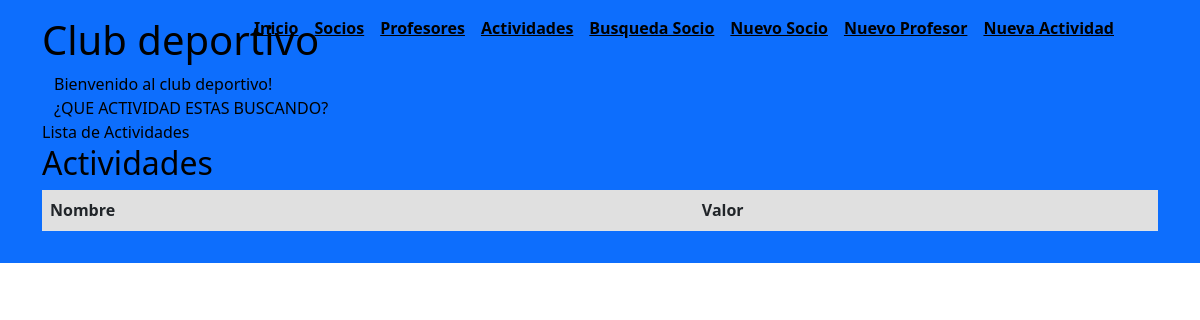
Page /lista-actividades/ on the earlier database version.
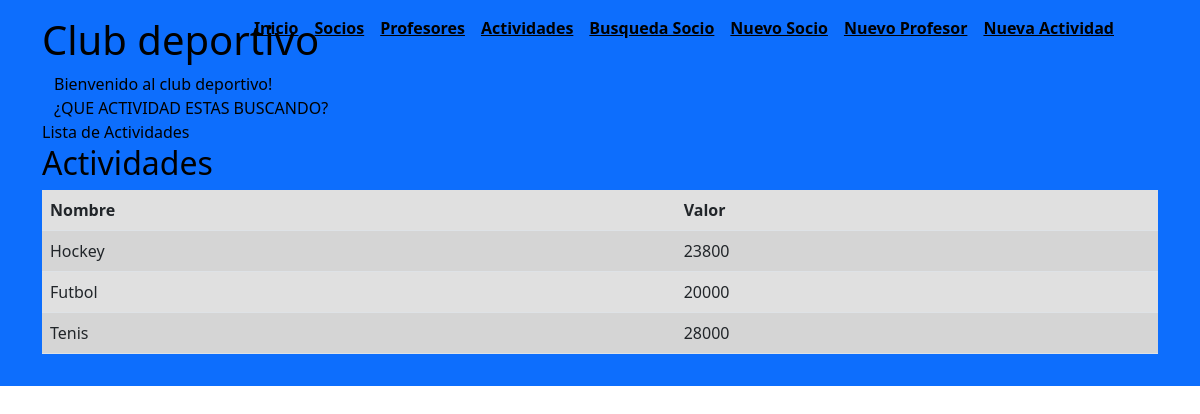
Same page on the later database version.
### AppProyecto/models.py (models this page shows)
class Actividades(models.Model):
    nombre = models.CharField(max_length=30)
    valor = models.IntegerField()

### AppProyecto/views.py (the view)
# urls.py: path('lista-actividades/', views.lista_actividades, name='lista-actividades'),
def lista_actividades(req):
    actividades = Actividades.objects.all()
    return render(req, 'appProyecto/actividades.html', {'actividades': actividades})

### AppProyecto/templates/appProyecto/actividades.html (shortened to what this page needs)
<!DOCTYPE html>
<html lang="en">
<head>
</head>
<body>
    {% extends "appProyecto/padre.html" %}
    {% load static %}
    {% block contenidoQueCambia %}
    {% block titulo %}Lista de Actividades{% endblock %}
<h2>Actividades</h2>
<table class="table table-striped" style="background-color: rgb(224, 224, 224);">
    <thead>
        <tr>
            <th>Nombre</th>
            <th>Valor</th>
        </tr>
    </thead>
    <tbody>
        {% for actividad in actividades %}
        <tr>
            <td>{{ actividad.nombre }}</td>
            <td>{{ actividad.valor }}</td>
        </tr>
        {% endfor %}
    </tbody>
</table>
    {% endblock %}

### AppProyecto/templates/appProyecto/padre.html (shortened to what this page needs)
<!DOCTYPE html>
<html lang="en">
    {% load static %}
<head>
    <link href="https://cdn.jsdelivr.net/npm/bootstrap@5.3.0-alpha1/dist/css/bootstrap.min.css" rel="stylesheet">
    <link href="{%  static 'appProyecto/css/styles.css' %}" rel="stylesheet" />
</head>
    <body id="page-top">
        <header class="bg-primary text-black p-3">
            <div class="container">
                <h1>Club deportivo</h1>
        <nav class="navbar navbar-expand-lg navbar-dark navbar-custom fixed-top">
            <div class="container px-5">
                <div class="collapse navbar-collapse" id="navbarResponsive">
                    <ul class="navbar-nav ms-auto">
                        <li class="nav-item"><a style="color:rgb(0, 0, 0)" class="nav-link" href="{% url 'inicio'%}"><u ><strong>Inicio</strong></u></a></li>
                        <li class="nav-item"><a style="color:rgb(0, 0, 0)" class="nav-link" href="{% url 'lista-socios' %}"><u ><strong>Socios</strong></u></a></li>
                        <li class="nav-item"><a style="color:rgb(0, 0, 0)" class="nav-link" href="{%  url 'lista-profesores' %}"><u ><strong>Profesores</strong></u></a></li>
                        <li class="nav-item"><a style="color:rgb(0, 0, 0)" class="nav-link" href="{% url 'lista-actividades' %}"><u ><strong>Actividades</strong></u></a></li>
                        <li class="nav-item"><a style="color:rgb(0, 0, 0)" class="nav-link" href="{% url 'busquedaSocio' %}"><u ><strong>Busqueda Socio </strong></u></a></li>
                        <li class="nav-item"><a style="color:rgb(0, 0, 0)" class="nav-link" href="{% url 'socio_form' %}"><u ><strong>Nuevo Socio </strong></u></a></li>
                        <li class="nav-item"><a style="color:rgb(0, 0, 0)" class="nav-link" href="{% url 'profesor_form' %}"><u ><strong>Nuevo Profesor </strong></u></a></li>
                        <li class="nav-item"><a style="color:rgb(0, 0, 0)" class="nav-link" href="{% url 'actividad_form' %}"><u ><strong>Nueva Actividad </strong></u></a></li>
                    </ul>
                </div>
            </div>
        </nav>
        <header class="masthead">
            <div class="container ">
                <div class="masthead-subheading">Bienvenido al club deportivo!</div>
                <div class="masthead-heading text-uppercase" >¿Que actividad estas buscando?</div>
            </div>
            {% block contenidoQueCambia %}{% endblock %}
        </header>

Differences in the rows shown:
added Actividades: nombre "Hockey", valor "23800"
added Actividades: nombre "Futbol", valor "20000"
added Actividades: nombre "Tenis", valor "28000"
